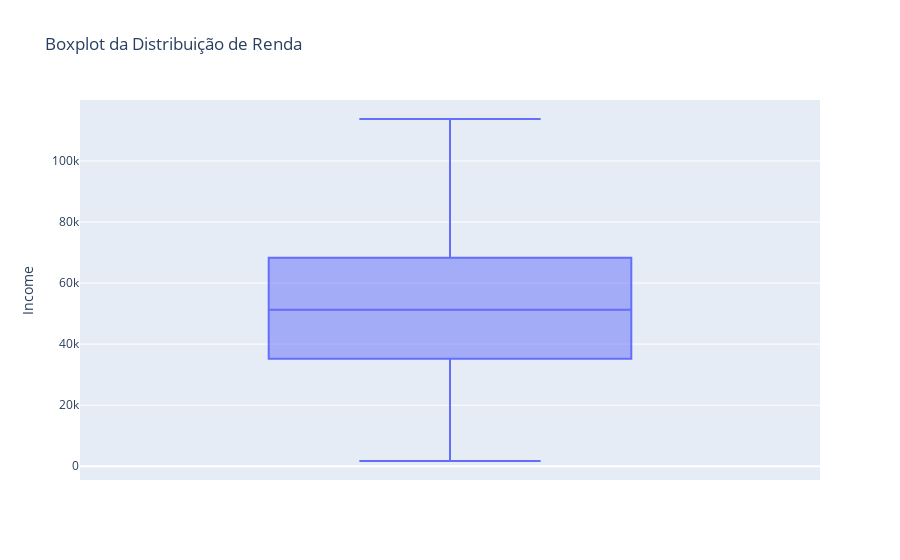

Source (notebook cell):
### Code cell
fig = px.box(df, y="Income", title="Boxplot da Distribuição de Renda")
fig.show()

### Figure 1 — Plotly figure (JSON) as saved in the notebook; plotly's stock layout.template omitted (floating-point values rounded to 4 significant figures; data arrays with more than 128 entries replaced by an {"elided": "..."} marker saying what was removed)
{"data": [{"alignmentgroup": "True", "hovertemplate": "Income=%{y}<extra></extra>", "legendgroup": "", "marker": {"color": "#636efa"}, "name": "", "notched": false, "offsetgroup": "", "orientation": "v", "showlegend": false, "type": "box", "x0": " ", "xaxis": "x", "y": {"elided": "2205 int values"}, "y0": " ", "yaxis": "y"}], "layout": {"boxmode": "group", "legend": {"tracegroupgap": 0}, "title": {"text": "Boxplot da Distribuição de Renda"}, "xaxis": {"anchor": "y", "domain": [0, 1]}, "yaxis": {"anchor": "x", "domain": [0, 1], "title": {"text": "Income"}}}}
